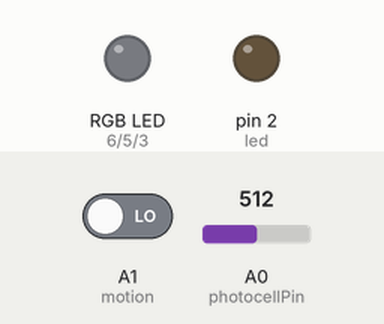
This sketch was run on a simulated Arduino Uno, built with avr-gcc and run on an emulated ATmega328P. Parts: an RGB LED mixed from three pins (HIGH = lit), output pins drawn as LEDs (lit = HIGH). Inputs (shaded band) come from the test bench; at power-on: A0 (photocellPin) = 512, A1 (motion) LOW. No radio packets arrive unless stated.

Above: at 1.2 s.
1.3 s: A0 (photocellPin) set to 107
2.8 s: A0 (photocellPin) set to 92
5.8 s: A1 (motion) driven HIGH
At 5.99 s:
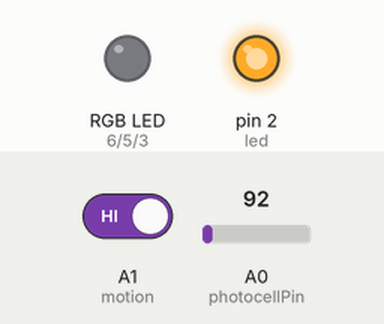
8.8 s: A1 (motion) driven LOW
At 9.02 s:
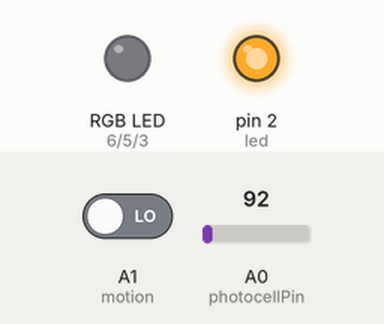
11.8 s: A0 (photocellPin) set to 110
Timing chart, 0 to 51.5 s (numbered marks = the images above; inputs shaded):
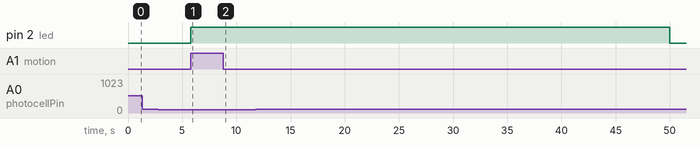

Measured:
- after the input at 1.3 s, every drawn part: stays the same
- after the input at 5.8 s, pin 2 (led): LOW → HIGH at once; pin 5 (greenPin), pin 6 (redPin): stays LOW (without the input it goes to HIGH after 3.0 s)
- after the input at 8.8 s, pin 3 (bluePin), pin 5 (greenPin): stays LOW (without the input it goes to HIGH after 3.0 s)

The sketch:

Nightlight_Broadcast_1.ino
```cpp
/* Using the following libraries
 *  Elapse Millis library
 *  http://playground.arduino.cc//Code/ElapsedMillis
 *  Using some code based on the following for the radion communication
 *  https://just4electronics.wordpress.com/2015/08/30/wireless-remote-using-2-4-ghz-nrf24l01-simple-tutorial-using-of-nrf24l01-arduino/
 */

#include <elapsedMillis.h>

//Int the radio communication
#include <SPI.h>
#include "nRF24L01.h"
#include "RF24.h"

int transmitterId = 0;

RF24 radio(9, 10);

// Transmitter address
const uint64_t pipe = 0xE8E8F0F0E1LL;

// Sets pins for the RGB color
const int redPin = 6;
const int greenPin = 5;
const int bluePin = 3;

// Photo cell setup
int photocellPin = 0;
unsigned int photocellReading;

// Turn on white light for set time
const int led = 2;
elapsedMillis timeElapsed;
// delay in milliseconds between blinks of the LED
unsigned int interval = 10000;
// state of the white LED
boolean ledState = LOW;

// Motion stuff
int motion = A1;
int motionSensor = LOW;

//Mic stuff - have NOT tested with a mic
int mic = A2;
int micSensor = 0;

void setup() {
// CHANGE THIS PER EACH TRANSMITTER, from 0 to 255
transmitterId = 64;
radio.begin();

// the following statements improve transmission range
radio.setPayloadSize(2); // setting the payload size to the needed value
radio.setDataRate(RF24_250KBPS); // reducing bandwidth
radio.openWritingPipe(pipe); // set the transmitter address

Serial.begin(9600);
// initialize the motion pin as input
pinMode(motion, INPUT);
// initialize the mic pin as input
pinMode(mic, INPUT);

// initialize the digital pin as an output.
pinMode(led, OUTPUT);
digitalWrite(led, LOW);

// Set the RGB LED to off on start
setColourRgb(0,0,0);

}

void loop()
{

  // Start photo cell reading
photocellReading = analogRead(photocellPin);
// if the photo cell reading is > x turn the RGB light off.
// Adjust "> x" to tune how seansative the photo cell is. "2" works for most situations.
if (photocellReading > 100){
setColourRgb(0,0,0);
}
else {

  unsigned int rgbColour[3];

  // Start off with red.
  rgbColour[0] = 255;
  rgbColour[1] = 0;
  rgbColour[2] = 0;


  // Choose the colours to increment and decrement.
  for (int decColour = 0; decColour < 3; decColour += 1) {
    int incColour = decColour == 2 ? 0 : decColour + 1;

    // cross-fade the two colours.
    for(int i = 0; i < 255; i += 1) {
      rgbColour[decColour] -= 1;
      rgbColour[incColour] += 1;

      setColourRgb(rgbColour[0], rgbColour[1], rgbColour[2]);
      delay(4); // Adjust this up to slow the RGB color change

  }
    }
  }
}

void setColourRgb(unsigned int red, unsigned int green, unsigned int blue) {
  analogWrite(redPin, red);
  analogWrite(greenPin, green);
  analogWrite(bluePin, blue);
{
    // if the motion sensor is LOW pass data over the radio
  if (motionSensor == LOW);{
// some implementations automatically shut down the radio after a transmission: this ensures the radio is powered up before sending data
radio.powerUp();

// read and write expect a reference to the payload (& symbol)
// second argument is the packet length in bytes (sizeof(int) == 2)
radio.write(&transmitterId, 0);
  }
}
// Motion and light sensor to turn on the bright LEDs and pass a 1 over the radio to turn on the other light
long motionSensor = digitalRead(motion);
  if((motionSensor == HIGH) && (photocellReading < 100)){ // This is adjusted high for testing Lower this to 1-3
     digitalWrite (led, HIGH);
     ledState = HIGH;
     if(motionSensor == HIGH)
     radio.write(&transmitterId, 1);
  }
  else
  {
     radio.write(&transmitterId, 0);
 if ((timeElapsed / 5) > (interval)) //Length of time the light in the room is on
 {
    ledState = LOW;    // toggle the state from HIGH to LOW to HIGH to LOW ...
    digitalWrite(led, ledState);
    timeElapsed = 0;       // reset the counter to 0 so the counting starts over...
  }
  }
}
```
